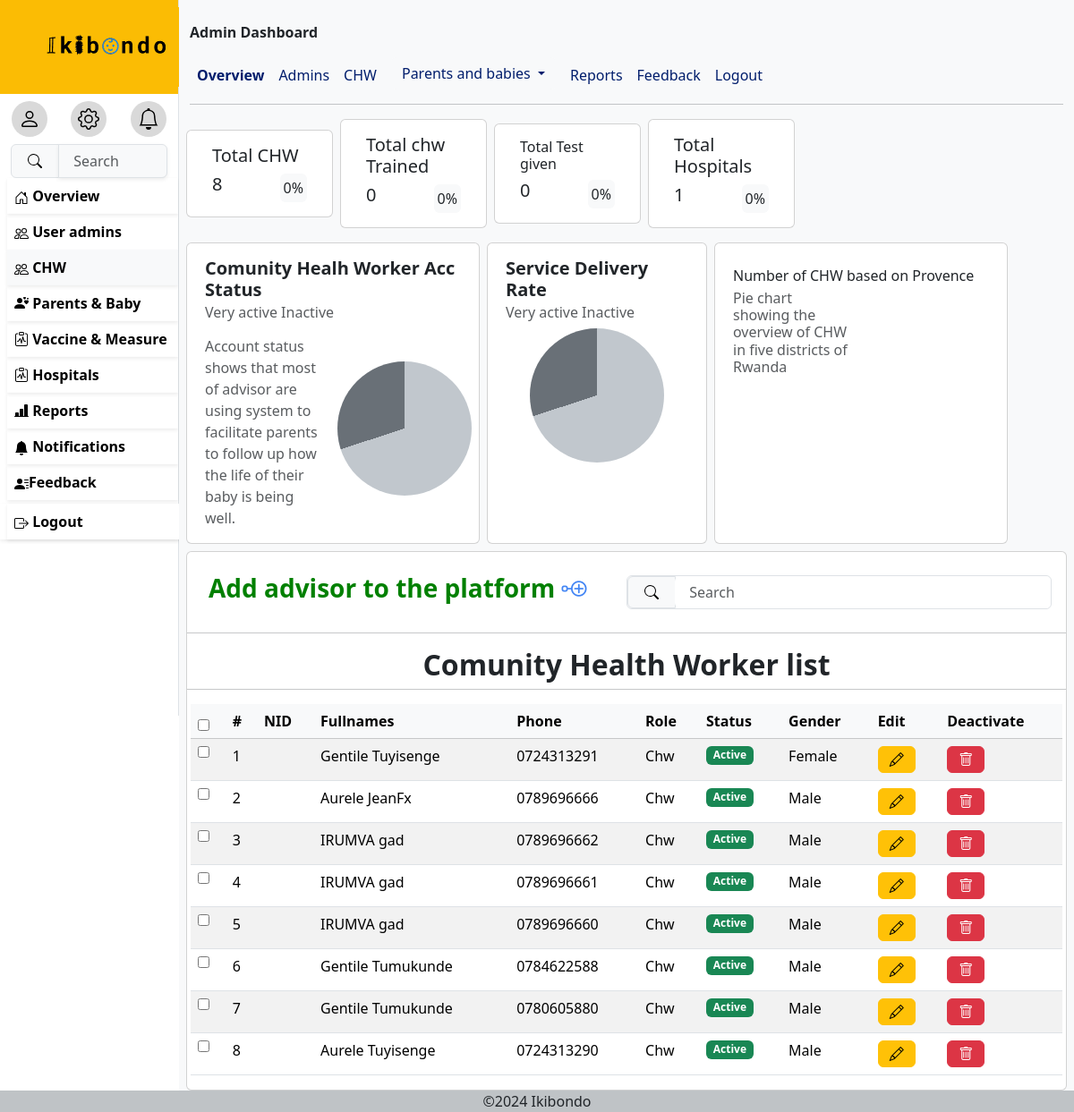
The app's page /chw (signed in), older data.
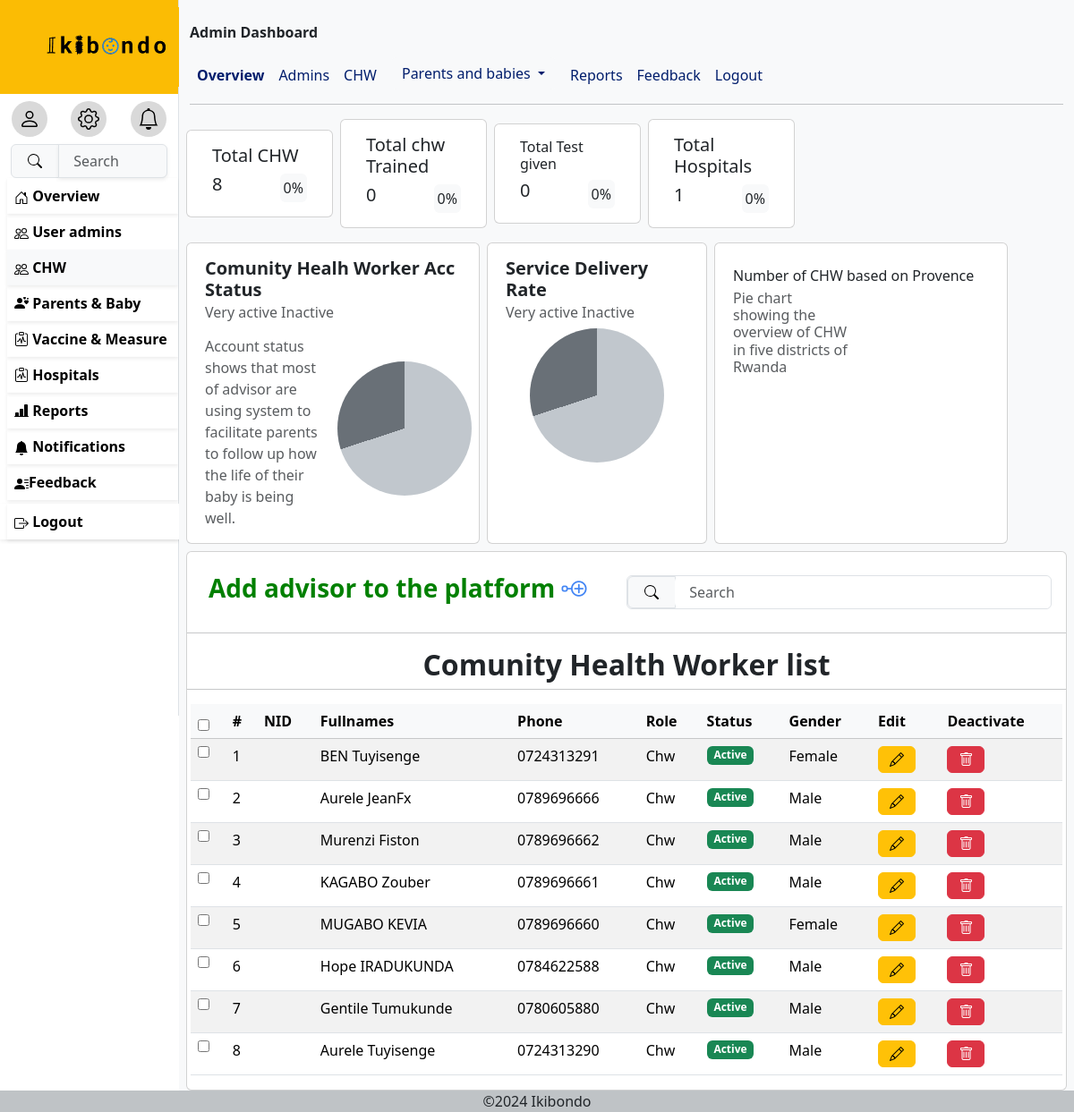
The same page, newer data.
### ikibondoapp/models.py (models this page shows, shortened)
class Myuser(AbstractUser):
    ROLE_CHOICES = [
        ('Nurse', 'Nurse'),
        ('Superadmin', 'Superadmin'),
        ('Chw', 'Chw'),
        ('Parent', 'Parent'),
    ]
    GENDER_CHOICES = [
        ('Male', 'Male'),
        ('Female', 'Female'),
    ]
    username=None
    phone_number=models.CharField(max_length=10,validators=[
            RegexValidator(
                regex=r'^\d{10}$',
                message="Phone number must be 10 digits long.",
                code='invalid_phone_number'
            )
            ],
        unique=True)
    email=models.EmailField(unique=True,blank=True)
    role=models.CharField(choices=[('Nurse','Nurse'),('Superadmin','Superadmin'),('Chw','Chw'),('Parent','Parent')],max_length=50)
    gender= models.CharField(choices=[('Male','Male'),('Female','Female')],max_length=20)
    Age= models.PositiveIntegerField(null=True,validators=[
            RegexValidator(
                regex=r'^\d{2}$',
                message="age must be 2 digits long.",
                code='invalid_age_value'
            )
            ])
    need_password_change=models.BooleanField(default=True)
    USERNAME_FIELD='phone_number'
    REQUIRED_FIELDS=['email']
    object=CustomUserManager()

### ikibondoapp/views.py (the view)
# urls.py: path('chw',chw,name='chw'),
@login_required(login_url='/login/')
def chw(request):
    user=request.user
    myuser=Myuser.objects.filter(role='Chw').order_by('-date_joined')
    return render(request,'chw.html',{'user':user,'userss':myuser,'totals':total})

### TEMPLATES/chw.html (shortened to what this page needs)
{% extends 'base.html' %}
{%block menu%}
     <a href="{% url 'useradmin' %}" class="remove">
      <div class="p-2 ms-2 shadow-sm fw-bold hovs">
        Overview</div>
     </a>
     {%if user.role == 'Superadmin'%}
     <a href="{% url 'admins'%}" class="remove">
      <div class="p-2 ms-2 shadow-sm fw-bold hovs">
        User admins
       </div>
     </a>
     {%endif%}
     {% if user.role == 'Superadmin' or user.role == 'Nurse'%}
     <a href="{% url 'chw'%}" class="remove">
      <div class="p-2 ms-2 shadow-sm fw-bold bg-light  hovs">
        CHW
       </div>
     </a>
     {%endif%}
     <a href="{% url 'parents' %}" class="remove hovs">
      <div class="p-2  ms-2 shadow-sm fw-bold hovs">
        <i class="bi bi-person-hearts"></i>
         Parents & Baby</div>
     </a>
     <a href="{% url 'vaccine' %}" class="remove">
      <div class="p-2 ms-2 shadow-sm fw-bold hovs">
        <i class="bi bi-clipboard-pulse"></i>
         Vaccine & Measure</div>
     </a>
     {% if user.role == 'Superadmin' or user.role == 'Nurse'%}
     <a href="{% url 'hospitals' %}" class="remove">
      <div class="p-2 ms-2 shadow-sm fw-bold  hovs">
        <i class="bi bi-clipboard-pulse"></i>
         Hospitals</div>
     </a>
     <a href="{% url 'reports' %}" class="remove">
      <div class="p-2 ms-2 shadow-sm fw-bold  hovs">
        <i class="bi bi-bar-chart-line-fill"></i>
        Reports</div>
     </a>
     {%endif%}
     <a href="{% url 'notification'%}" class="remove">
      <div class="p-2 ms-2 shadow-sm fw-bold  hovs">
        <svg xmlns="http://www.w3.org/2000/svg" width="16" height="16" fill="currentColor" class="bi bi-bell-fill" viewBox="0 0 16 16">
          <path d="M8 16a2 2 0 0 0 2-2H6a2 2 0 0 0 2 2m.995-14.901a1 1 0 1 0-1.99 0A5 5 0 0 0 3 6c0 1.098-.5 6-2 7h14c-1.5-1-2-5.902-2-7 0-2.42-1.72-4.44-4.005-4.901"/>
        </svg>
         Notifications</div>
     </a>
     {%if user.role == 'Superadmin' or user.role == 'Nurse'%}
     <a href="{% url 'adminfeedback'%}" class="remove">
      <div class="p-2 ms-2 shadow-sm fw-bold  hovs">
        Feedback
        </div>
     </a>
     {%endif%}
        <div>
        <form method="post" action="{% url 'logout' %}" class="container-fluid p-0 shadow-sm mt-1">
          <button type="submit" class="p-2 ms-2 shadow-sm fw-bold container-fluid border-0 bg-white text-start hovs">
             Logout</button>
          </form>
         </div>
{%endblock%}
{% block content%}
            <div class="row px-2 hstack gap-2">
               <div class="card col-md-2 hov">
                 <div class="card-body">
                   <h5 class="card-title">Total CHW</h5>
                   <div class="hstack">
                   <div class="card-link fs-5 h1">
                    {{totals.totalchw}}
                   </div>
                   <div class="card-link bg-light p-1 rounded ms-auto">0%</div>
                   </div>
                 </div>
               </div>
               <div class="card col-md-2 hov">
                 <div class="card-body">
                   <h5 class="card-title">Total chw Trained</h5>
                   <div class="hstack">
                   <div class="card-link fs-5 h1">{{totals.totalbabies}}</div>
                   <div class="card-link bg-light rounded p-1 ms-auto">0%</div>
                   </div>
                 </div>
               </div>
               <div class="card col-md-2 hov">
                 <div class="card-body">
                   <h5 class="card-title h6">Total Test given</h5>
                   <div class="hstack">
                   <div class="card-link fs-5 h1">{{totals.totaltests}}</div>
                   <div class="card-link bg-light rounded p-1 ms-auto">0%</div>
                   </div>
                 </div>
               </div>
               <div class="card col-md-2 hov">
                 <div class="card-body">
                   <h5 class="card-title">Total Hospitals</h5>
                   <div class="hstack">
                   <div class="card-link fs-5 h1">{{totals.totalhospital}}</div>
                   <div class="card-link bg-light hov rounded p-1 ms-auto">0%</div>
                   </div>
                 </div>
               </div>
             </div>
             <div class="gx-2 row gap-2 mt-3">
               <div class="card col-md-4">
                 <div class="card-body">
                   <h5 class="card-title"><b>Comunity Healh Worker Acc Status</b></h5>
                   <h6 class="card-subtitle mb-2 text-body-secondary">Very active Inactive</h6>
                   <div class="hstack row">
                    <p class="card-subtitle mt-2 text-body-secondary col-md-6">Account status shows that most of advisor are using system to facilitate parents to follow up how the life of their baby is being well.</p>
                    <div class="circle-graph ms-auto col-md-6"></div>
                   </div>
                 </div>
               </div>
               <div class="card col-md-3">
                 <div class="card-body">
                   <h5 class="card-title"><b>Service Delivery Rate</b></h5>
                   <h6 class="card-subtitle mb-2 text-body-secondary">Very active  Inactive</h6>
                   <div class="circle-graph m-auto"></div>
                 </div>
               </div>
               <div class="card col-md-4">
                 <div class="card-body">
                   <div class="card-title">Number of CHW based on Provence</div>
                   <div class="vstack row">
                    <h6 class="card-subtitle mb-2 text-body-secondary col-md-6">Pie chart showing the overview of CHW in five districts of Rwanda </h6>
                   </div>
                 </div>
               </div>
             </div>
             <div class="row gx-2 card  mt-2">
                <div class="card-body">
               <div class="hstack">
                <a href="{% url 'addchw' %}" style="text-decoration: none;color: #000;">
                  <h3 class="p-2" style="color:green;font-weight: bold;">Add advisor to the platform <i class="bi bi-node-plus" style="color:#4285F4;"></i></h3>
                </a>
                <form class="form-control ms-auto p-0 w-50">
                    <div class="input-group">
                      <span class="input-group-text" id="basic-addon1"><button type="button" class="border-0 bg-light">
                        <svg xmlns="http://www.w3.org/2000/svg" width="16" height="16" fill="currentColor" class="bi bi-search" viewBox="0 0 16 16">
                        <path d="M11.742 10.344a6.5 6.5 0 1 0-1.397 1.398h-.001q.044.06.098.115l3.85 3.85a1 1 0 0 0 1.415-1.414l-3.85-3.85a1 1 0 0 0-.115-.1zM12 6.5a5.5 5.5 0 1 1-11 0 5.5 5.5 0 0 1 11 0"/>
                        </svg>
                        </button>
                      </span>
                      <input type="text" class="form-control rounded border-0" placeholder=" Search" aria-label="Username" aria-describedby="basic-addon1">
                    </div>
                  </form>
               </div>
             </div>
             <hr>
             <h2><center><b>Comunity Health Worker list</b></center></h2>
             <hr>
             <div class="table-responsive ">
                <table class="table table-striped table-hover ">
                    <thead class="table-light">
                        <th scope="col"><input type="checkbox" id="selectAll"/></th>
                        <th scope="col">#</th>
                        <th scope="col">NID</th>
                        <th scope="col">Fullnames</th>
                        <th scope="col">Phone</th>
                        <th scope="col">Role</th>
                        <th scope="col">Status</th>
                        <th scope="col">Gender</th>
                        <th scope="col">Edit</th>
                        <th scope="col">Deactivate</th>
                    </thead>
                    <tbody id="userTableBody">
                      {% for users in userss %}
                      <tr>
                        <td><input type="checkbox" class="userCheckbox" /></td>
                        <td>{{ forloop.counter }}</td>
                        <td>{{ chw.nid }}</td>
                        <td>{{ users.first_name }} {{ users.last_name }}</td>
                        <td>{{ users.phone_number }}</td>
                        <td>{{ users.role }}</td>
                        <td>
                          {%if users.is_active %}
                          <span class="badge bg-success">Active</span>
                          {%else%}
                          <span class="badge bg-danger">Inactive</span>
                          {%endif%}
                        </td>
                        <td>{{ users.gender }}</td>
                        <td>
                          <a href="{% url 'userdetail' phone=users.phone_number %}">
                          <button
                            class="btn btn-md btn-warning editButton"
                            data-bs-toggle="modal"
                            data-bs-target="#editUserModal"
                          >
                            <i class="bi bi-pencil"></i>
                          </button>
                        </a>
                        </td>
                        <td>
                          <button class="btn btn-md btn-danger deleteButton">
                            <i class="bi bi-trash"></i>
                          </button>
                        </td>
                      </tr>
                      {% empty %}
                      <tr>
                        <td colspan="10" class="text-center">No users found</td>
                      </tr>
                      {% endfor %}
                    </tbody>
                 </table>
             </div>
            </div>
{%endblock%}

### TEMPLATES/base.html (shortened to what this page needs)
{% load static %}
{% load crispy_forms_tags %}
<html lang="en">
<head>
    <link rel="stylesheet" href="{% static 'bootstrap-5.3.3-dist/css/bootstrap.min.css' %}">
    <link
        href="https://cdn.jsdelivr.net/npm/bootstrap-icons/font/bootstrap-icons.css"
        rel="stylesheet"
        />
    <link rel="stylesheet" href="{% static 'bootstrap-5.3.3-dist/css/bootstrap.css' %}">
</head>
<body class="overflow-x-hidden">
    <div class="container-fluid">
        <div class="row">
         <div class="col-lg-2 col-md-3 d-none d-md-block vh-100 p-0 m-0 bg-white border-end bg-boby-tertiary">
             <a class="navbar-brand p-0 m-0" href="{% url 'useradmin' %}">
              <div class="container-fluid d-flex align-items-center p-2" style="background-color: #fbbc04;">
                <div class="flex-shrink-0">
                    <img src="{% static 'img/ikibondo_logo-removebg-preview.png' %}"
                         id="backcolor"
                         alt="Logo"
                         class="img-fluid"
                         style="max-width: 100%; height: auto;">
                </div>
            </div>
              </a>
       <div class="my-2 d-flex ">
         <a class="m-auto remove" href="{% url 'userprofile' %}">
           <div class="icon-design m-auto">
       </div></a>
       <a class="m-auto remove" href="{% url 'setting' %}">
         <div class="icon-design m-auto">
       </div>
       </a>
       <a class="m-auto remove" href="{% url 'notification'%}">
         <div class="icon-design">
       </div>
       </a>
    </div>
      <form class="container-fluid">
        <div class="input-group">
          <span class="input-group-text" id="basic-addon1"><button type="button" class="border-0 bg-light">
            <svg xmlns="http://www.w3.org/2000/svg" width="16" height="16" fill="currentColor" class="bi bi-search" viewBox="0 0 16 16">
            <path d="M11.742 10.344a6.5 6.5 0 1 0-1.397 1.398h-.001q.044.06.098.115l3.85 3.85a1 1 0 0 0 1.415-1.414l-3.85-3.85a1 1 0 0 0-.115-.1zM12 6.5a5.5 5.5 0 1 1-11 0 5.5 5.5 0 0 1 11 0"/>
            </svg>
            </button>
          </span>
          <input type="text" class="form-control bg-light shadow-sm" placeholder=" Search" aria-label="Username" aria-describedby="basic-addon1">
        </div>
      </form>
      {% block menu %}
      {% endblock %}
      </div>
          <div class="col-lg-10 col-md-9 bg-light m-0">
             <div class="mt-4 d-lg-block d-md-none d-sm-none d-xs-none d-none">
                 {% if user.role == 'Superadmin' or user.role == 'Nurse' %}
                 <b>Admin Dashboard</b>
                 {%else%}
                 <b>Community health worker Dashboard</b>
                 {%endif%}
             </div>
             <div class="row">
              <nav class="navbar navbar-expand-lg bg-body-tertiary">
                <div class="container-fluid">
                <div class="collapse navbar-collapse" id="navbarNavAltMarkup">
                <div class="navbar-nav">
                  <a class="nav-link active pt-3 fw-bold" aria-current="page" href="#" style="color: #001D6C;">Overview</a>
                  {%if user.role == 'Superadmin' or user.role == 'Nurse'%}
                  <div> <a class="nav-link pt-3" style="color: #001D6C;" href="{% url 'admins'%}">Admins</a></div>
                  <div> <a class="nav-link pt-3" style="color: #001D6C;" href="{% url 'chw'%}">CHW</a></div>
                  {%endif%}
                  <div class="dropdown nav-link">
                      <b class="btn btn-secondary dropdown-toggle border-0 bg-light  align-text-top" style="color: #001D6C;" data-bs-toggle="dropdown" aria-expanded="false">
                        Parents and babies
                      </b>
                    </div>
                  {%if user.role == 'Superadmin' or user.role == 'Nurse'%}
                  <div> <a class="nav-link pt-3" style="color: #001D6C;" href="{% url 'reports'%}">Reports</a></div>
                  <div> <a class="nav-link pt-3" style="color: #001D6C;" href="{% url 'adminfeedback'%}">Feedback</a></div>
                  {%endif%}
                  <div> <a class="nav-link pt-3" style="color: #001D6C;" href="{% url 'logout' %}">Logout</a></div>
                  </div>
                </div>
              </nav>
              </div>
                <hr class="w-100 p-0 mt-0">
                {%block content%}
                {%endblock%}
            </div>
        </div>
      </div>
      <footer style="background-color: #bfc3c6;" class="m-0 p-0">
        <p align="center" class="m-0 p-0">&copy;2024 Ikibondo</p>
      </footer>
</body>
</html>

### TEMPLATES/base.html (style rules this page uses)
*, *::before, *::after { box-sizing: border-box; }
* { margin: 0; }
body { font-family: system-ui; max-width: 100%; margin-inline: auto; }
#backcolor { background-color: #FBBC04; }
.icon-design { border-radius: 50%; padding: 8px; background-color: #D9D9D9; }
.circle-graph { width: 150px; height: 150px; border-radius: 50%; background: conic-gradient( #C1C7CD 0% 70%, #697077 70% 100% ); }
.remove { text-decoration: none; color: #000; font-weight: bolder; }

Row changes from the older to the newer data that the page shows:
changed Myuser: first_name "Gentile" → "BEN"
changed Myuser: first_name "IRUMVA" → "Murenzi"; last_name "gad" → "Fiston"
changed Myuser: first_name "IRUMVA" → "KAGABO"; last_name "gad" → "Zouber"
changed Myuser: first_name "IRUMVA" → "MUGABO"; last_name "gad" → "KEVIA"; gender "Male" → "Female"
changed Myuser: first_name "Gentile" → "Hope"; last_name "Tumukunde" → "IRADUKUNDA"
